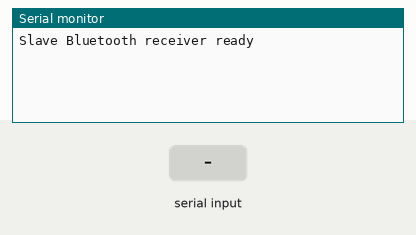
Simulated run of this sketch. Board: Arduino Mega 2560, built with avr-gcc and run on an emulated ATmega2560. On the bench: the last lines printed to the serial monitor. The test bench sets the inputs (shaded band).

Above: at 1.2 s.
1.3 s: "1" received over the second serial link
At 2.2 s:
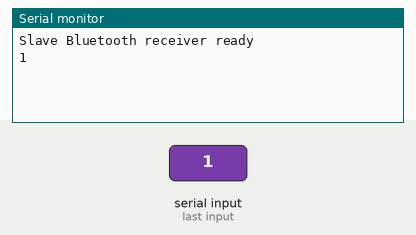
2.8 s: "0" received over the second serial link
At 3.3 s:
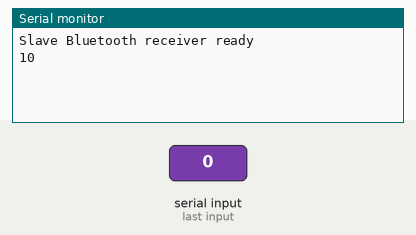

Measured:
- after the input at 1.3 s, the serial monitor: prints a new line at once (image 1)
- after the input at 2.8 s, the serial monitor: prints a new line at once (image 2)

The sketch:

slave_bluetooth_setup_code.ino
```cpp
void setup() {
  Serial.begin(115200);    // USB → MacBook (Serial Monitor)
  Serial1.begin(9600);     // HC-05 default data-mode baud rate

  Serial.println("Slave Bluetooth receiver ready");
}

void loop() {
  // If data comes from Bluetooth, send it to the PC
  if (Serial1.available()) {
    char c = Serial1.read();
    Serial.write(c);
  }

  // Optional: allow typing in Serial Monitor and send back
  if (Serial.available()) {
    Serial1.write(Serial.read());
  }
}
```
